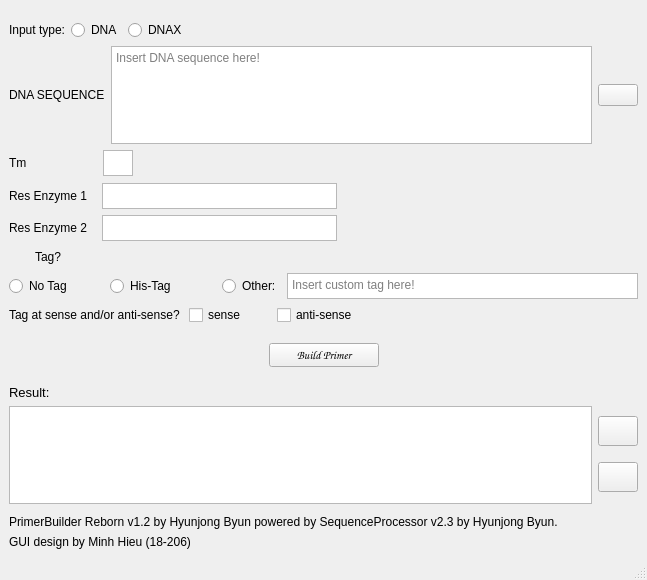
<?xml version="1.0" encoding="UTF-8"?>
<ui version="4.0">
 <class>PrimerBuilder</class>
 <widget class="QMainWindow" name="PrimerBuilder">
  <property name="geometry">
   <rect>
    <x>0</x>
    <y>0</y>
    <width>647</width>
    <height>580</height>
   </rect>
  </property>
  <property name="minimumSize">
   <size>
    <width>647</width>
    <height>580</height>
   </size>
  </property>
  <property name="cursor">
   <cursorShape>ArrowCursor</cursorShape>
  </property>
  <property name="windowTitle">
   <string>PrimerBuilder</string>
  </property>
  <property name="windowIcon">
   <iconset>
    <normaloff>H:/LOGO/ksa_logo_TWp_icon.ico</normaloff>H:/LOGO/ksa_logo_TWp_icon.ico</iconset>
  </property>
  <widget class="QWidget" name="centralwidget">
   <property name="cursor">
    <cursorShape>ArrowCursor</cursorShape>
   </property>
   <layout class="QVBoxLayout" name="verticalLayout">
    <item>
     <layout class="QHBoxLayout" name="horizontalLayout_10">
      <property name="topMargin">
       <number>11</number>
      </property>
      <item>
       <widget class="QLabel" name="label_type">
        <property name="text">
         <string>Input type:</string>
        </property>
       </widget>
      </item>
      <item>
       <widget class="QRadioButton" name="radioButton_2">
        <property name="text">
         <string>DNA</string>
        </property>
       </widget>
      </item>
      <item>
       <widget class="QRadioButton" name="radioButton">
        <property name="text">
         <string>DNAX</string>
        </property>
       </widget>
      </item>
      <item>
       <widget class="QLabel" name="wrn_type">
        <property name="text">
         <string/>
        </property>
       </widget>
      </item>
      <item>
       <spacer name="horizontalSpacer_14">
        <property name="orientation">
         <enum>Qt::Horizontal</enum>
        </property>
        <property name="sizeHint" stdset="0">
         <size>
          <width>40</width>
          <height>20</height>
         </size>
        </property>
       </spacer>
      </item>
     </layout>
    </item>
    <item>
     <layout class="QHBoxLayout" name="horizontalLayout_2">
      <item>
       <widget class="QLabel" name="DNAsequence">
        <property name="font">
         <font>
          <family>MS Shell Dlg 2</family>
         </font>
        </property>
        <property name="layoutDirection">
         <enum>Qt::LeftToRight</enum>
        </property>
        <property name="text">
         <string>DNA SEQUENCE</string>
        </property>
       </widget>
      </item>
      <item>
       <widget class="QTextEdit" name="DNAsequence_text">
        <property name="cursor" stdset="0">
         <cursorShape>IBeamCursor</cursorShape>
        </property>
        <property name="placeholderText">
         <string notr="true">Insert DNA sequence here!</string>
        </property>
       </widget>
      </item>
      <item>
       <widget class="QPushButton" name="DNAsequence_file">
        <property name="sizePolicy">
         <sizepolicy hsizetype="Fixed" vsizetype="Fixed">
          <horstretch>0</horstretch>
          <verstretch>0</verstretch>
         </sizepolicy>
        </property>
        <property name="cursor">
         <cursorShape>PointingHandCursor</cursorShape>
        </property>
        <property name="text">
         <string/>
        </property>
        <property name="icon">
         <iconset>
          <normaloff>../../.designer/backup/folder.png</normaloff>../../.designer/backup/folder.png</iconset>
        </property>
       </widget>
      </item>
     </layout>
    </item>
    <item>
     <layout class="QHBoxLayout" name="horizontalLayout_3">
      <property name="leftMargin">
       <number>0</number>
      </property>
      <property name="topMargin">
       <number>0</number>
      </property>
      <item>
       <widget class="QLabel" name="tm">
        <property name="text">
         <string>Tm</string>
        </property>
        <property name="alignment">
         <set>Qt::AlignLeading|Qt::AlignLeft|Qt::AlignVCenter</set>
        </property>
       </widget>
      </item>
      <item>
       <spacer name="horizontalSpacer_3">
        <property name="orientation">
         <enum>Qt::Horizontal</enum>
        </property>
        <property name="sizeType">
         <enum>QSizePolicy::Fixed</enum>
        </property>
        <property name="sizeHint" stdset="0">
         <size>
          <width>70</width>
          <height>20</height>
         </size>
        </property>
       </spacer>
      </item>
      <item>
       <widget class="QTextEdit" name="tm_text">
        <property name="enabled">
         <bool>true</bool>
        </property>
        <property name="sizePolicy">
         <sizepolicy hsizetype="Fixed" vsizetype="Fixed">
          <horstretch>0</horstretch>
          <verstretch>0</verstretch>
         </sizepolicy>
        </property>
        <property name="minimumSize">
         <size>
          <width>12</width>
          <height>26</height>
         </size>
        </property>
        <property name="maximumSize">
         <size>
          <width>30</width>
          <height>27</height>
         </size>
        </property>
        <property name="cursor" stdset="0">
         <cursorShape>IBeamCursor</cursorShape>
        </property>
        <property name="whatsThis">
         <string notr="true" extracomment="Melting Temperature"/>
        </property>
       </widget>
      </item>
      <item>
       <widget class="QLabel" name="wrn_tm">
        <property name="text">
         <string/>
        </property>
       </widget>
      </item>
      <item>
       <spacer name="horizontalSpacer_2">
        <property name="orientation">
         <enum>Qt::Horizontal</enum>
        </property>
        <property name="sizeType">
         <enum>QSizePolicy::Expanding</enum>
        </property>
        <property name="sizeHint" stdset="0">
         <size>
          <width>285</width>
          <height>20</height>
         </size>
        </property>
       </spacer>
      </item>
     </layout>
    </item>
    <item>
     <layout class="QHBoxLayout" name="horizontalLayout_4">
      <property name="topMargin">
       <number>1</number>
      </property>
      <item>
       <widget class="QLabel" name="ResEnzyme1">
        <property name="text">
         <string>Res Enzyme 1</string>
        </property>
        <property name="alignment">
         <set>Qt::AlignLeading|Qt::AlignLeft|Qt::AlignVCenter</set>
        </property>
       </widget>
      </item>
      <item>
       <spacer name="horizontalSpacer_5">
        <property name="orientation">
         <enum>Qt::Horizontal</enum>
        </property>
        <property name="sizeType">
         <enum>QSizePolicy::Fixed</enum>
        </property>
        <property name="sizeHint" stdset="0">
         <size>
          <width>9</width>
          <height>20</height>
         </size>
        </property>
       </spacer>
      </item>
      <item>
       <widget class="QTextEdit" name="ResEnzyme1_text">
        <property name="sizePolicy">
         <sizepolicy hsizetype="Fixed" vsizetype="Fixed">
          <horstretch>0</horstretch>
          <verstretch>0</verstretch>
         </sizepolicy>
        </property>
        <property name="minimumSize">
         <size>
          <width>235</width>
          <height>26</height>
         </size>
        </property>
        <property name="maximumSize">
         <size>
          <width>67</width>
          <height>26</height>
         </size>
        </property>
        <property name="cursor" stdset="0">
         <cursorShape>IBeamCursor</cursorShape>
        </property>
       </widget>
      </item>
      <item>
       <widget class="QLabel" name="wrn_re1">
        <property name="text">
         <string/>
        </property>
       </widget>
      </item>
      <item>
       <spacer name="horizontalSpacer_4">
        <property name="orientation">
         <enum>Qt::Horizontal</enum>
        </property>
        <property name="sizeType">
         <enum>QSizePolicy::Expanding</enum>
        </property>
        <property name="sizeHint" stdset="0">
         <size>
          <width>26</width>
          <height>20</height>
         </size>
        </property>
       </spacer>
      </item>
     </layout>
    </item>
    <item>
     <layout class="QHBoxLayout" name="horizontalLayout_5">
      <property name="topMargin">
       <number>0</number>
      </property>
      <item>
       <widget class="QLabel" name="ResEnzyme2">
        <property name="text">
         <string>Res Enzyme 2</string>
        </property>
        <property name="alignment">
         <set>Qt::AlignLeading|Qt::AlignLeft|Qt::AlignVCenter</set>
        </property>
       </widget>
      </item>
      <item>
       <spacer name="horizontalSpacer_6">
        <property name="orientation">
         <enum>Qt::Horizontal</enum>
        </property>
        <property name="sizeType">
         <enum>QSizePolicy::Fixed</enum>
        </property>
        <property name="sizeHint" stdset="0">
         <size>
          <width>9</width>
          <height>20</height>
         </size>
        </property>
       </spacer>
      </item>
      <item>
       <widget class="QTextEdit" name="ResEnzyme2_text">
        <property name="sizePolicy">
         <sizepolicy hsizetype="Fixed" vsizetype="Fixed">
          <horstretch>0</horstretch>
          <verstretch>0</verstretch>
         </sizepolicy>
        </property>
        <property name="minimumSize">
         <size>
          <width>67</width>
          <height>26</height>
         </size>
        </property>
        <property name="maximumSize">
         <size>
          <width>235</width>
          <height>28</height>
         </size>
        </property>
        <property name="cursor" stdset="0">
         <cursorShape>IBeamCursor</cursorShape>
        </property>
       </widget>
      </item>
      <item>
       <widget class="QLabel" name="wrn_re2">
        <property name="text">
         <string/>
        </property>
       </widget>
      </item>
      <item>
       <spacer name="horizontalSpacer_7">
        <property name="orientation">
         <enum>Qt::Horizontal</enum>
        </property>
        <property name="sizeHint" stdset="0">
         <size>
          <width>40</width>
          <height>20</height>
         </size>
        </property>
       </spacer>
      </item>
     </layout>
    </item>
    <item>
     <layout class="QHBoxLayout" name="horizontalLayout_7">
      <property name="topMargin">
       <number>0</number>
      </property>
      <item>
       <spacer name="horizontalSpacer">
        <property name="orientation">
         <enum>Qt::Horizontal</enum>
        </property>
        <property name="sizeType">
         <enum>QSizePolicy::Fixed</enum>
        </property>
        <property name="sizeHint" stdset="0">
         <size>
          <width>26</width>
          <height>20</height>
         </size>
        </property>
       </spacer>
      </item>
      <item>
       <widget class="QLabel" name="tag">
        <property name="text">
         <string>Tag?</string>
        </property>
        <property name="alignment">
         <set>Qt::AlignLeading|Qt::AlignLeft|Qt::AlignVCenter</set>
        </property>
       </widget>
      </item>
      <item>
       <widget class="QLabel" name="wrn_tag">
        <property name="text">
         <string/>
        </property>
       </widget>
      </item>
      <item>
       <spacer name="horizontalSpacer_15">
        <property name="orientation">
         <enum>Qt::Horizontal</enum>
        </property>
        <property name="sizeHint" stdset="0">
         <size>
          <width>40</width>
          <height>20</height>
         </size>
        </property>
       </spacer>
      </item>
     </layout>
    </item>
    <item>
     <layout class="QHBoxLayout" name="horizontalLayout_6">
      <property name="topMargin">
       <number>0</number>
      </property>
      <item>
       <widget class="QRadioButton" name="tag_no">
        <property name="text">
         <string>No Tag</string>
        </property>
        <attribute name="buttonGroup">
         <string notr="true">buttonGroup</string>
        </attribute>
       </widget>
      </item>
      <item>
       <spacer name="horizontalSpacer_8">
        <property name="orientation">
         <enum>Qt::Horizontal</enum>
        </property>
        <property name="sizeType">
         <enum>QSizePolicy::Fixed</enum>
        </property>
        <property name="sizeHint" stdset="0">
         <size>
          <width>32</width>
          <height>20</height>
         </size>
        </property>
       </spacer>
      </item>
      <item>
       <widget class="QRadioButton" name="tag_his">
        <property name="text">
         <string>His-Tag</string>
        </property>
        <attribute name="buttonGroup">
         <string notr="true">buttonGroup</string>
        </attribute>
       </widget>
      </item>
      <item>
       <spacer name="horizontalSpacer_9">
        <property name="orientation">
         <enum>Qt::Horizontal</enum>
        </property>
        <property name="sizeType">
         <enum>QSizePolicy::Fixed</enum>
        </property>
        <property name="sizeHint" stdset="0">
         <size>
          <width>40</width>
          <height>20</height>
         </size>
        </property>
       </spacer>
      </item>
      <item>
       <widget class="QRadioButton" name="tag_other">
        <property name="text">
         <string>Other:</string>
        </property>
        <attribute name="buttonGroup">
         <string notr="true">buttonGroup</string>
        </attribute>
       </widget>
      </item>
      <item>
       <widget class="QTextEdit" name="tag_other_text">
        <property name="sizePolicy">
         <sizepolicy hsizetype="Expanding" vsizetype="Fixed">
          <horstretch>0</horstretch>
          <verstretch>0</verstretch>
         </sizepolicy>
        </property>
        <property name="minimumSize">
         <size>
          <width>0</width>
          <height>0</height>
         </size>
        </property>
        <property name="maximumSize">
         <size>
          <width>16777215</width>
          <height>26</height>
         </size>
        </property>
        <property name="cursor" stdset="0">
         <cursorShape>IBeamCursor</cursorShape>
        </property>
        <property name="placeholderText">
         <string>Insert custom tag here!</string>
        </property>
       </widget>
      </item>
     </layout>
    </item>
    <item>
     <layout class="QHBoxLayout" name="horizontalLayout">
      <property name="topMargin">
       <number>0</number>
      </property>
      <item>
       <widget class="QLabel" name="sense">
        <property name="text">
         <string>Tag at sense and/or anti-sense? </string>
        </property>
       </widget>
      </item>
      <item>
       <widget class="QCheckBox" name="sense_yes">
        <property name="text">
         <string>sense</string>
        </property>
       </widget>
      </item>
      <item>
       <spacer name="horizontalSpacer_12">
        <property name="orientation">
         <enum>Qt::Horizontal</enum>
        </property>
        <property name="sizeType">
         <enum>QSizePolicy::Fixed</enum>
        </property>
        <property name="sizeHint" stdset="0">
         <size>
          <width>24</width>
          <height>20</height>
         </size>
        </property>
       </spacer>
      </item>
      <item>
       <widget class="QCheckBox" name="sense_no">
        <property name="text">
         <string>anti-sense</string>
        </property>
       </widget>
      </item>
      <item>
       <spacer name="horizontalSpacer_13">
        <property name="orientation">
         <enum>Qt::Horizontal</enum>
        </property>
        <property name="sizeHint" stdset="0">
         <size>
          <width>40</width>
          <height>20</height>
         </size>
        </property>
       </spacer>
      </item>
     </layout>
    </item>
    <item>
     <spacer name="verticalSpacer">
      <property name="orientation">
       <enum>Qt::Vertical</enum>
      </property>
      <property name="sizeType">
       <enum>QSizePolicy::Fixed</enum>
      </property>
      <property name="sizeHint" stdset="0">
       <size>
        <width>18</width>
        <height>12</height>
       </size>
      </property>
     </spacer>
    </item>
    <item>
     <layout class="QHBoxLayout" name="horizontalLayout_8">
      <property name="topMargin">
       <number>0</number>
      </property>
      <item>
       <spacer name="horizontalSpacer_10">
        <property name="orientation">
         <enum>Qt::Horizontal</enum>
        </property>
        <property name="sizeHint" stdset="0">
         <size>
          <width>40</width>
          <height>20</height>
         </size>
        </property>
       </spacer>
      </item>
      <item>
       <widget class="QPushButton" name="buildPrime">
        <property name="minimumSize">
         <size>
          <width>110</width>
          <height>0</height>
         </size>
        </property>
        <property name="font">
         <font>
          <family>Comic Sans MS</family>
          <pointsize>9</pointsize>
          <weight>75</weight>
          <italic>true</italic>
          <bold>true</bold>
         </font>
        </property>
        <property name="cursor">
         <cursorShape>PointingHandCursor</cursorShape>
        </property>
        <property name="text">
         <string>Build Primer</string>
        </property>
       </widget>
      </item>
      <item>
       <spacer name="horizontalSpacer_11">
        <property name="orientation">
         <enum>Qt::Horizontal</enum>
        </property>
        <property name="sizeHint" stdset="0">
         <size>
          <width>40</width>
          <height>20</height>
         </size>
        </property>
       </spacer>
      </item>
     </layout>
    </item>
    <item>
     <spacer name="verticalSpacer_2">
      <property name="orientation">
       <enum>Qt::Vertical</enum>
      </property>
      <property name="sizeType">
       <enum>QSizePolicy::Fixed</enum>
      </property>
      <property name="sizeHint" stdset="0">
       <size>
        <width>20</width>
        <height>12</height>
       </size>
      </property>
     </spacer>
    </item>
    <item>
     <widget class="QLabel" name="result">
      <property name="font">
       <font>
        <family>MS Shell Dlg 2</family>
        <pointsize>10</pointsize>
       </font>
      </property>
      <property name="text">
       <string>Result: </string>
      </property>
     </widget>
    </item>
    <item>
     <layout class="QHBoxLayout" name="horizontalLayout_9">
      <property name="topMargin">
       <number>0</number>
      </property>
      <item>
       <widget class="QTextEdit" name="result_text">
        <property name="minimumSize">
         <size>
          <width>0</width>
          <height>15</height>
         </size>
        </property>
        <property name="cursor" stdset="0">
         <cursorShape>IBeamCursor</cursorShape>
        </property>
       </widget>
      </item>
      <item>
       <layout class="QVBoxLayout" name="verticalLayout_2">
        <property name="leftMargin">
         <number>0</number>
        </property>
        <item>
         <widget class="QPushButton" name="actionCopy">
          <property name="sizePolicy">
           <sizepolicy hsizetype="Fixed" vsizetype="Fixed">
            <horstretch>0</horstretch>
            <verstretch>0</verstretch>
           </sizepolicy>
          </property>
          <property name="minimumSize">
           <size>
            <width>0</width>
            <height>30</height>
           </size>
          </property>
          <property name="cursor">
           <cursorShape>PointingHandCursor</cursorShape>
          </property>
          <property name="text">
           <string/>
          </property>
          <property name="icon">
           <iconset>
            <normaloff>../../.designer/backup/copy.png</normaloff>../../.designer/backup/copy.png</iconset>
          </property>
         </widget>
        </item>
        <item>
         <widget class="QPushButton" name="actionErase">
          <property name="minimumSize">
           <size>
            <width>0</width>
            <height>30</height>
           </size>
          </property>
          <property name="cursor">
           <cursorShape>PointingHandCursor</cursorShape>
          </property>
          <property name="text">
           <string/>
          </property>
          <property name="icon">
           <iconset>
            <normaloff>../../.designer/backup/broom.png</normaloff>../../.designer/backup/broom.png</iconset>
          </property>
         </widget>
        </item>
       </layout>
      </item>
     </layout>
    </item>
    <item>
     <spacer name="verticalSpacer_3">
      <property name="orientation">
       <enum>Qt::Vertical</enum>
      </property>
      <property name="sizeType">
       <enum>QSizePolicy::Fixed</enum>
      </property>
      <property name="sizeHint" stdset="0">
       <size>
        <width>13</width>
        <height>5</height>
       </size>
      </property>
     </spacer>
    </item>
    <item>
     <widget class="QLabel" name="credit_1">
      <property name="text">
       <string>PrimerBuilder Reborn v1.2 by Hyunjong Byun powered by SequenceProcessor v2.3 by Hyunjong Byun.</string>
      </property>
     </widget>
    </item>
    <item>
     <widget class="QLabel" name="credit_2">
      <property name="text">
       <string>GUI design by Minh Hieu (18-206)</string>
      </property>
     </widget>
    </item>
   </layout>
  </widget>
  <widget class="QMenuBar" name="menubar">
   <property name="geometry">
    <rect>
     <x>0</x>
     <y>0</y>
     <width>647</width>
     <height>21</height>
    </rect>
   </property>
  </widget>
  <widget class="QStatusBar" name="statusbar"/>
 </widget>
 <resources/>
 <connections/>
 <buttongroups>
  <buttongroup name="buttonGroup"/>
 </buttongroups>
</ui>
